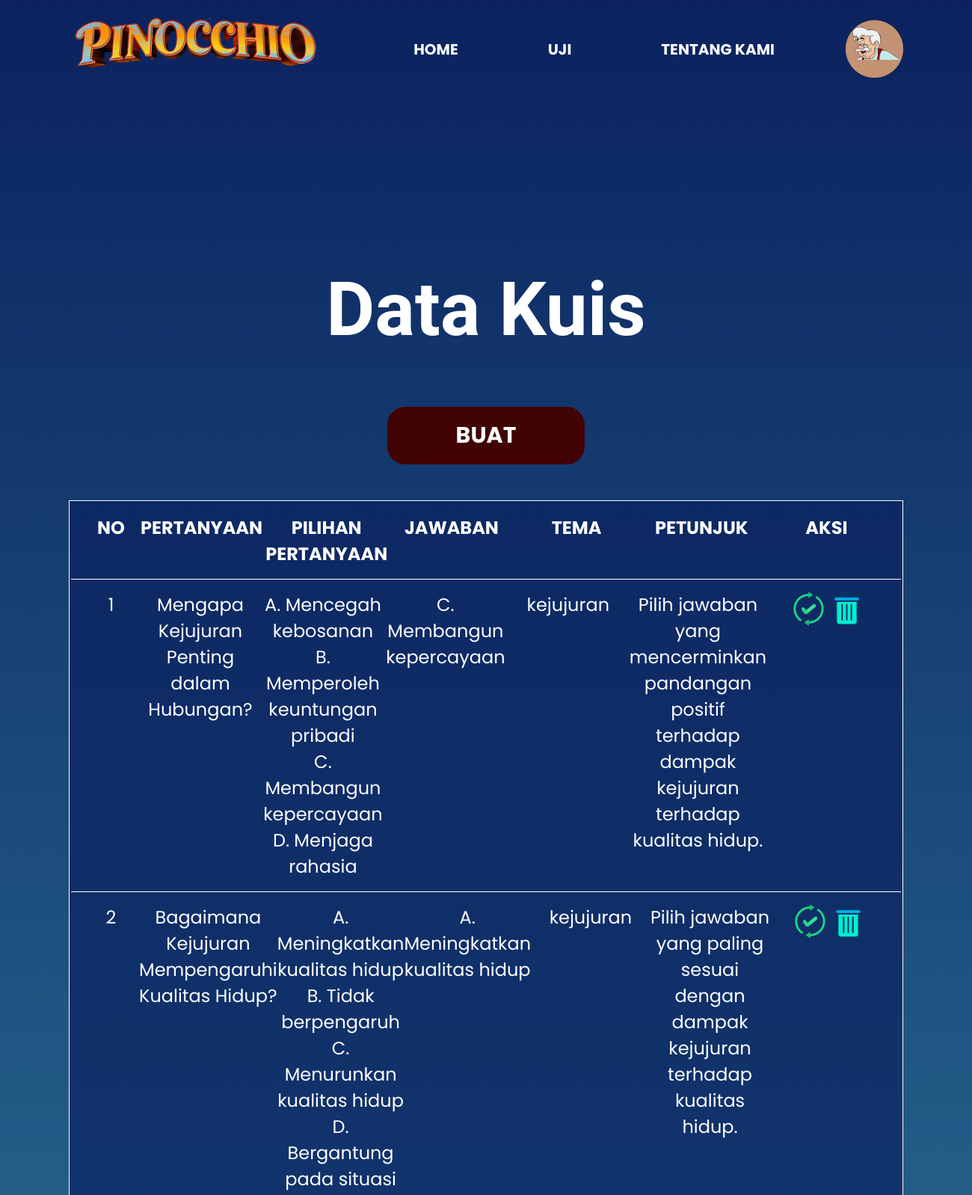
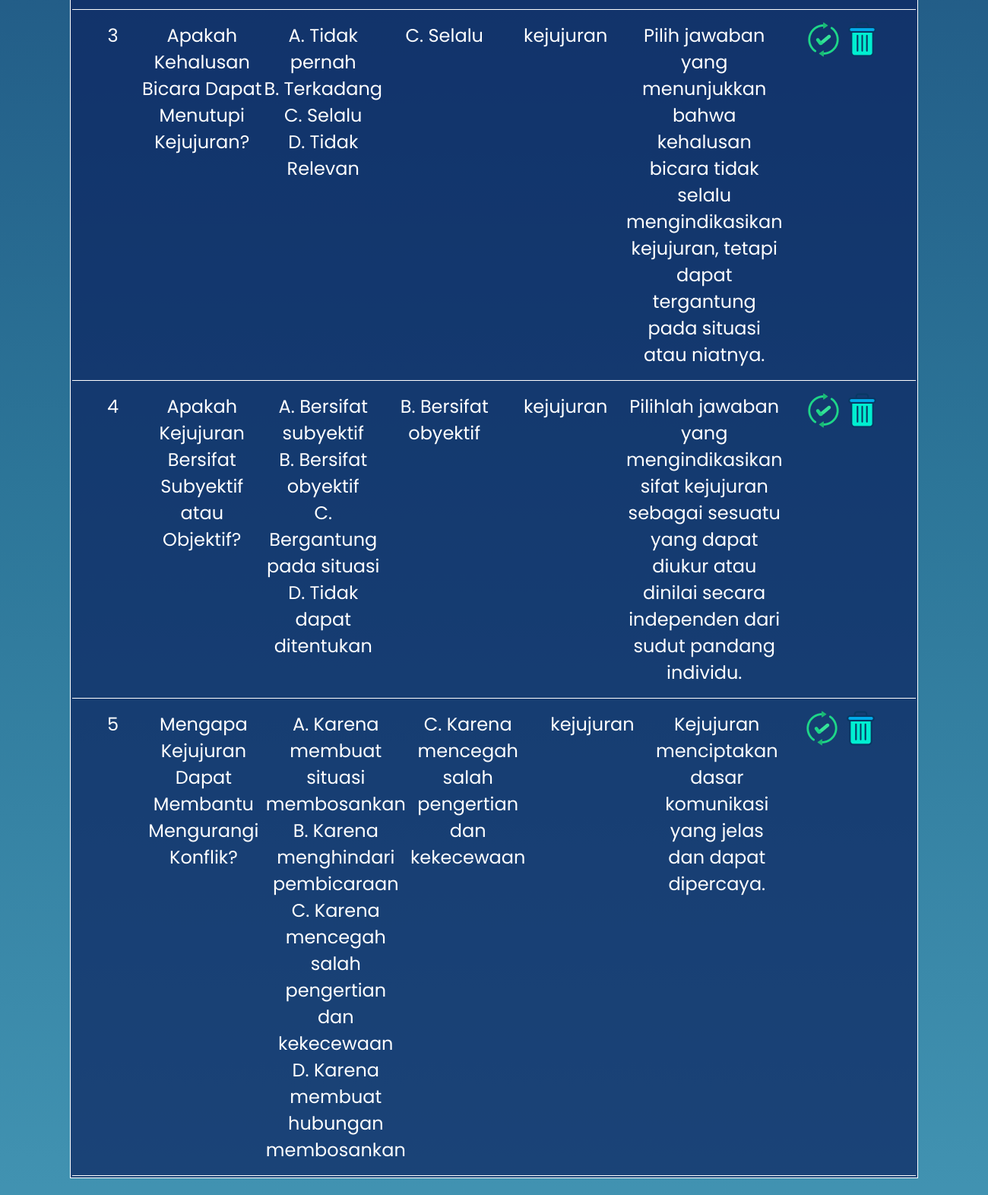
Page /data_kuis.php?tema=kejujuran (signed in, upper part) on the committed database (2 pictures, top to bottom).
### tables this page shows
CREATE TABLE `pertanyaan` (
  `id_pertanyaan` int(11) NOT NULL,
  `pertanyaan` varchar(1000) NOT NULL,
  `tipe` varchar(15) NOT NULL,
  `petunjuk` varchar(255) NOT NULL,
  `id_user` int(11) NOT NULL
);

CREATE TABLE `jawaban` (
  `id_jawaban` int(11) NOT NULL,
  `jawaban` varchar(255) NOT NULL,
  `pilihan` varchar(1) NOT NULL,
  `nilai` tinyint(1) NOT NULL,
  `id_pertanyaan` int(11) NOT NULL
);

### data_kuis.php (the view, shortened to what this page needs)
<?php
include "koneksi.php";
$tema = $_GET['tema'];
?>
<!DOCTYPE html>
<html lang="en">
  <head>
    <link rel="stylesheet" href="assets/css/data_kuis.css" />
    <link rel="stylesheet" href="assets/css/modal.css" />
  </head>
  <body>
    <nav class="container navbar">
      <img src="assets/img/image 2.png" alt="Pinokio Logo" />
      <div class="navbar-right">
        <span onclick="window.location.href='homepage.php'">HOME</span>
        <span onclick="window.location.href='kategori.php'">UJI</span>
        <span onclick="window.location.href='aboutus.php'">TENTANG KAMI</span>
        <img src="assets/img/gepetoprofil.png" onclick="window.location.href='profil.php'" style="cursor: pointer;" alt="Profile Pino" />
      </div>
    </nav>
    <section class="container header" >
      <h2 class="headings-pinokio">Data Kuis</h2>
      <button style="cursor: pointer;" onclick="window.location.href='insert.php?tema=<?php echo $tema ?>'">BUAT</button>
    </section>
    <?php
    if($tema=='kejujuran'){
      ?>
      <div class="container">
      <section class="table">
        <table>
          <tr class="table-headers table-row">
            <th>NO</th>
            <th>PERTANYAAN</th>
            <th>PILIHAN PERTANYAAN</th>
            <th>JAWABAN</th>
            <th>TEMA</th>
            <th>PETUNJUK</th>
            <th>AKSI</th>
          </tr>
          <?php
          $no = 1;
          $sql = "select * from pertanyaan where tipe='kejujuran'";
          $query = mysqli_query($conn,$sql);
          while($row = mysqli_fetch_array($query)){
            echo "<tr class='table-row'>
            <td>$no</td>
            <td>$row[pertanyaan]</td>";
            $sql2 = "select * from jawaban where id_pertanyaan = '$row[id_pertanyaan]'";
            $query2 = mysqli_query($conn,$sql2);
            echo "<td>";
            while($row2 = mysqli_fetch_array($query2)){
              echo "$row2[pilihan]" . ". $row2[jawaban]"."<br>";
            }
            echo "</td>";
            $sql3 = "select * from jawaban where id_pertanyaan = '$row[id_pertanyaan]' AND nilai='1'";
            $query3 = mysqli_query($conn,$sql3);
            $row3 = mysqli_fetch_array($query3);
            echo "<td>$row3[pilihan]. $row3[jawaban]</td>";
            echo "<td>$row[tipe]</td>
            <td>$row[petunjuk]</td>
            <td>
              <img src='assets/img/check.png' alt='Check' style='cursor: pointer' onclick='window.location.href=\"edit.php?id=$row[id_pertanyaan]&tipe=$row[tipe]\"' />
              <img src='assets/img/trash.png' alt='Trash' style='cursor: pointer' onclick='setIdHapus($row[id_pertanyaan],\"$row[tipe]\")' />
            </td>
          </tr>";
          $no++;
          }
          ?>
        </table>
      </section>
      </div>
      <?php
    } else{
      header('Location: kategori.php');
      exit();
    }
    ?>
  </body>
</html>

### assets/css/data_kuis.css (style rules this page uses)
* { margin: 0; padding: 0; box-sizing: border-box; font-family: "Poppins", sans-serif; border: none; outline: none; }
body { min-height: 100vh; background: linear-gradient(180deg, #0b225f 0%, #2c7598 62.15%, #4a9fbc 100%); color: #fff; }
.headings-pinokio { font-family: "Berkshire Swash", serif; }
.container { max-width: 1920px; margin: auto; padding: 24px 92px; }
.navbar { display: flex; align-items: center; justify-content: space-between; font-size: 20px; font-weight: 700; top: 0; left: 0; right: 0; z-index: 10; }
.navbar img[alt="Pinokio Logo"] { flex: none; width: 339px; height: 83px; }
.navbar-right { display: flex; align-items: center; gap: 70px; }
.navbar-right span { padding: 5px 25px 5px 25px; cursor: pointer; }
.header { text-align: center; margin-top: 200px; }
.header h2 { font-size: 100px; margin-bottom: 72px; }
.header button { background-color: #410304; padding: 16px 92px; border-radius: 24px; font-size: 30px; font-weight: 700; color: #fff; }
.table { background-color: #0b225fb2; border: 1px solid #fff; font-size: 24px; }
.table-headers { font-weight: 700; }
.table-row { display: grid; grid-template-columns: 75px repeat(6, 1fr); grid-template-rows: 1fr; grid-column-gap: 0px; grid-row-gap: 0px; border-bottom: 1px solid #fff; padding: 16px; text-align: center; }

### rows in the picture
pertanyaan: pertanyaan "Mengapa Kejujuran Penting dalam Hubungan?", jawaban.pilihan "C", jawaban.jawaban "Membangun kepercayaan", tipe "kejujuran", petunjuk "Pilih jawaban yang mencerminkan pandangan positif terhadap dampak kejujuran terhadap kualitas hidup."
jawaban: pilihan "A", jawaban "Mencegah kebosanan"
jawaban: pilihan "B", jawaban "Memperoleh keuntungan pribadi"
jawaban: pilihan "C", jawaban "Membangun kepercayaan"
jawaban: pilihan "D", jawaban "Menjaga rahasia"
pertanyaan: pertanyaan "Bagaimana Kejujuran Mempengaruhi Kualitas Hidup?", jawaban.pilihan "A", jawaban.jawaban "Meningkatkan kualitas hidup", tipe "kejujuran", petunjuk "Pilih jawaban yang paling sesuai dengan dampak kejujuran terhadap kualitas hidup."
jawaban: pilihan "A", jawaban "Meningkatkan kualitas hidup"
jawaban: pilihan "B", jawaban "Tidak berpengaruh"
jawaban: pilihan "C", jawaban "Menurunkan kualitas hidup"
jawaban: pilihan "D", jawaban "Bergantung pada situasi"
pertanyaan: pertanyaan "Apakah Kehalusan Bicara Dapat Menutupi Kejujuran?", jawaban.pilihan "C", jawaban.jawaban "Selalu", tipe "kejujuran", petunjuk "Pilih jawaban yang menunjukkan bahwa kehalusan bicara tidak selalu mengindikasikan kejujuran, tetapi dapat tergantung pada situasi atau niatnya."
jawaban: pilihan "A", jawaban "Tidak pernah"
jawaban: pilihan "B", jawaban "Terkadang"
jawaban: pilihan "C", jawaban "Selalu"
jawaban: pilihan "D", jawaban "Tidak Relevan"
pertanyaan: pertanyaan "Apakah Kejujuran Bersifat Subyektif atau Objektif?", jawaban.pilihan "B", jawaban.jawaban "Bersifat obyektif", tipe "kejujuran", petunjuk "Pilihlah jawaban yang mengindikasikan sifat kejujuran sebagai sesuatu yang dapat diukur atau dinilai secara independen dari sudut pandang individu."
jawaban: pilihan "A", jawaban "Bersifat subyektif"
jawaban: pilihan "B", jawaban "Bersifat obyektif"
jawaban: pilihan "C", jawaban "Bergantung pada situasi"
jawaban: pilihan "D", jawaban "Tidak dapat ditentukan"
pertanyaan: pertanyaan "Mengapa Kejujuran Dapat Membantu Mengurangi Konflik?", jawaban.pilihan "C", jawaban.jawaban "Karena mencegah salah pengertian dan kekecewaan", tipe "kejujuran", petunjuk "Kejujuran menciptakan dasar komunikasi yang jelas dan dapat dipercaya."
jawaban: pilihan "A", jawaban "Karena membuat situasi membosankan"
jawaban: pilihan "B", jawaban "Karena menghindari pembicaraan"
jawaban: pilihan "C", jawaban "Karena mencegah salah pengertian dan kekecewaan"
jawaban: pilihan "D", jawaban "Karena membuat hubungan membosankan"
